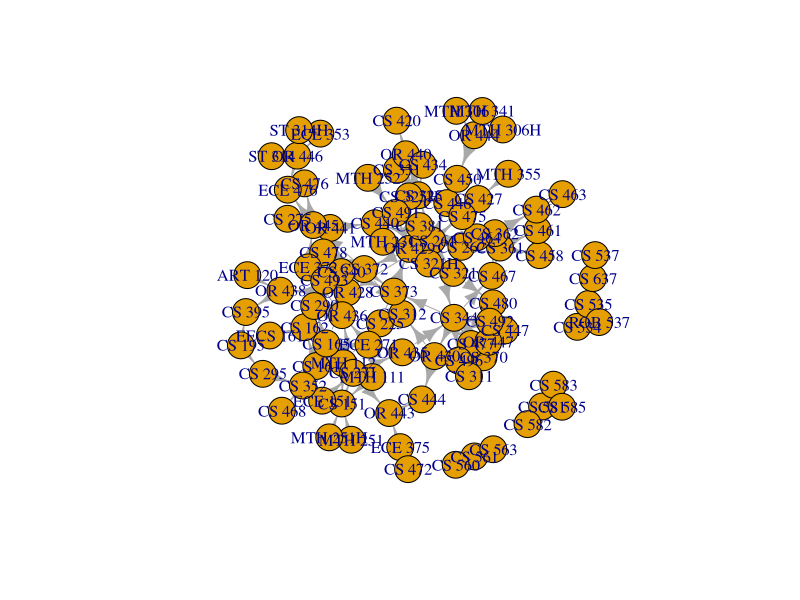
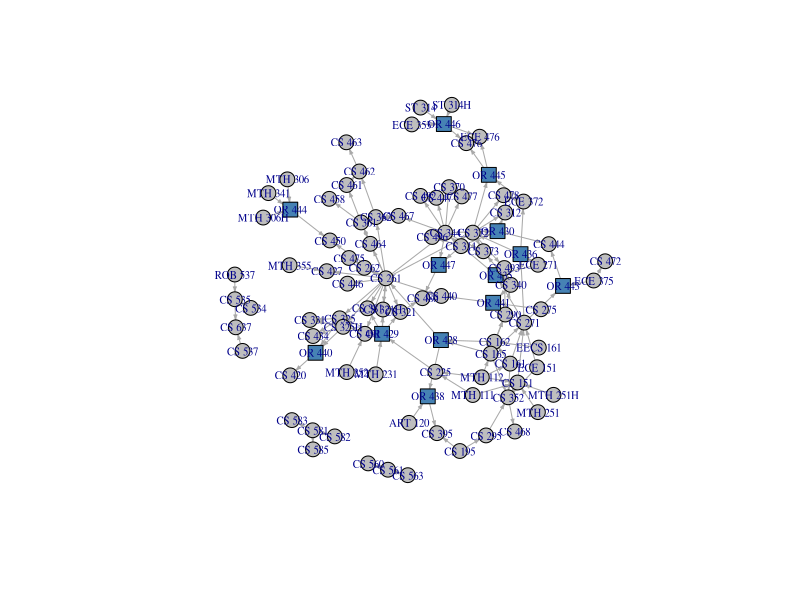

Here is the R script that generated these plots, in order:
# layout_order.R ------------------------------
#' Issue 10:
#' 
#' The topological order could be used for determining the node level (y-axis coordinate) in the 
#' tree-version graph. This issue is to implement a script to take raw courses data and generate 
#' the topological orders for them.
#' 
#' 
# ....................................


library(igraph)
?igraph
library(dplyr)

# Read data
reqs   <- read.csv("./course_data/csv/courses_parsed_edges.csv", header = F)
course <- read.csv("./course_data/csv/courses_parsed_nodes.csv", header = F)



names(reqs) <- c("pre_rec", "course")
names(course) <- c("course", "n")

# This will require the OR node data.
reqs$pre_dept <- sub(x = reqs$pre_rec,
                     pattern = "([A-z]+) .+",
                     replacement = "\\1")

# Course department (academic unit)
reqs$course_dept <- sub(x = reqs$course,
                        pattern = "([A-z]+) .+",
                        replacement = "\\1")


# Course department (academic unit)
course$course_dept <- sub(x = course$course,
                        pattern = "([A-z]+) .+",
                        replacement = "\\1")


# # Set seed nodes
# # Find degree:
# head(reqs)
# head(course)
# course %>% filter(course_dept == "OR") %>% arrange(desc(n))
# reqs %>% filter(course == "OR 66")
# reqs %>% filter(pre_rec == "OR 66")
# # the course ATS 310 has one pre-requisite that can be filled by any of 7 courses.
# #  (It has some other pre-requisites also.)

cs <- course %>% filter(course_dept == "CS")
join_cs <- left_join(cs %>% select(-n), 
                     reqs, by = c("course"))
head(join_cs)
sum(is.na(join_cs$pre_rec))
join_cs %>% filter(is.na(pre_rec))
# These aren't the courses we want.  
# It's the collection of all courses from CS which weren't listed as a course
#  in at least one pre-req.  PR's go from PR to Course, so that's not bad, except
#  that there are a lot of PR that go from outside CS into CS in the PR list.
# This list only shows those within CS that have no input from anywhere.

# Examples: 
#  534, machine learning.  No PR, oddly. 
#  571: software eng methods - only a recomended course.  
#  581: programming languages.  No PRs, despite the fact that it covers "lambda calculus".

# What we really want is a CS course with no PR in CS, so lets find all the courses with CS PR.
cs_only <- left_join(cs %>% select(-n), 
                       reqs %>% filter((course_dept == "CS") & 
                                         (pre_dept == "CS")), 
                     by = c("course"))

cs_only %>% arrange(course)
cs_only %>% filter(is.na(pre_rec)) %>% select(course)
# These courses have NO pre-req in CS.

# CS Courses with PR in CS, by PR.
# These are direct PRs only, don't include the OR group.
cs_only %>% filter(!is.na(pre_rec)) %>% 
  group_by(pre_rec) %>% summarise(n = n()) %>% data.frame()

# If we include the OR group then we get,
csor <- course %>% filter(course_dept %in% c("CS", "OR"))
csor_join <- left_join(csor %>% select(-n), 
                  reqs %>% filter((course_dept %in% c("CS", "OR")) & 
                                    (pre_dept == "CS")),
                  by = c("course"))
csor_join %>% filter(!is.na(pre_rec)) %>% 
  group_by(pre_rec) %>% summarise(n = n()) %>% data.frame()

# These are courses which nothing else uses.
csor_join %>% filter(!is.na(pre_rec)) %>% 
  group_by(pre_rec) %>% summarise(n = n()) %>% data.frame() %>% 
  filter(n == 1)


# These are CS courses which have no pre-reqs.
seed_group <- csor_join %>% filter(is.na(pre_rec)) %>% arrange(course) %>% 
  filter(course_dept.x == "CS") %>% select(course)
seed_group$rank <- sub(x = seed_group$course, pattern = ".+ ([0-9])[0-9]+", replacement = "\\1")
sub(x = seed_group$course, pattern = ".+ ([0-9])[0-9]+", replacement = "\\1")

# Some wrong courses got in there.  444 shouldn't be there.
# Try again
csor_join %>% group_by(course) %>% summarise(n = n()) %>% View()

 csor_join %>% filter(is.na(pre_rec))  %>% 
   filter(course_dept.x == "CS") %>% head()



seed_group
seed_group %>% filter(rank == 1)


csor_list <- reqs %>% filter(course_dept == "CS" & pre_dept == "OR") %>%
  select(pre_rec) %>% distinct() %>% unlist() %>% as.vector()
csor_edges <- reqs %>% filter(pre_rec %in% csor_list | course %in% csor_list)

# Now we want all the edges that feed into a CS course.
cs_edges <- reqs %>% filter(course_dept == "CS")

# Append these two edge lists.
full_cs_edges <- rbind(cs_edges, csor_edges) %>% distinct()
dim(full_cs_edges)
dim(csor_edges)
dim(cs_edges)
# 20 overlap, which is good.

edge_matrix <- as.matrix(full_cs_edges[ , c("pre_rec", "course")])
csnet <- graph_from_edgelist(el = edge_matrix, directed = T)
plot(csnet)
V(csnet)$label.cex = 0.65
V(csnet)$arrow.size = 0.2
V(csnet)$arrow.width = 0.2
E(csnet)$edge.width = 0.5
E(csnet)$arrow.width = 1
E(csnet)$arrow.size = 0.25

# This is the plot I shared on Discord, 
plot(csnet,
     directed = T,
     # edge.color = sub_reqs$or,
     vertex.size = 8,
     vertex.shape = c("circle", "square")[grepl(x = names(V(csnet)), pattern = "OR.+") + 1],
     vertex.color =  c("grey", "steelblue")[grepl(x = names(V(csnet)), pattern = "OR.+") + 1])






# So if this is the right set of edges, 
#  Find all adjacent ones to the starting set.
rank1 <- seed_group %>% filter(rank == 1) %>% select(course) %>% unlist() %>% as.vector()
adj_rank1 <- adjacent_vertices(graph = csnet, v = rank1)
adj_rank1[[1]]
adj_rank1[[2]]
adj_rank1[[3]]
adj_rank1[[4]]

names(adj_rank1[[1]])


# All the courses adjacent to rank 1 courses.
as.vector(unlist(lapply(X = adj_rank1, FUN = names)))






# Looking around a little bit...
reqs %>% filter(course == "CS 395")
reqs %>% filter(course == "OR 438")
reqs %>% filter(course == "OR 428")
# OK yes, this CS course really can have an OR requirement with ART 120.
#  However, ART 120 doesn't exist anymore.
#  The course is a website design course. 

rank2 <- seed_group %>% filter(rank == 2) %>% select(course) %>% unlist() %>% as.vector()



find_adjacent <- function(){
  
}




# Could the same thing be had by filtering reqs?
# Not quickly because you have to do some joining I think.  It requires pre-req to be CS, 
#  the course should be a CS course or an OR node, but only if that OR node leads to a CS course.
head(reqs)
# CS courses  which have pre-reqs, in any department?
# reqs %>% group_by(pre_rec) %>% filter(pre_dept == "CS", course_dept %in% c("OR", "CS")) %>% summarise(n = n())

# What we really want is a CS course with no PR in CS.
join_nocs <- left_join(cs %>% select(-n), 
                     reqs %>% filter(!(course_dept == "CS") & !(pre_dept == "OR")), by = c("course"))



# We really need to know if an OR node contains a CS course.

reqs %>% filter(course == "CS 261")
reqs %>% filter(course == "OR 428")

head(join_nocs)
join_nocs %>% arrange(course)

nocs2 <- reqs %>% filter(!(course_dept == "CS") & !(pre_dept == "OR"))


# For each in seed set, 


#    Find all adjacent nodes

# 




